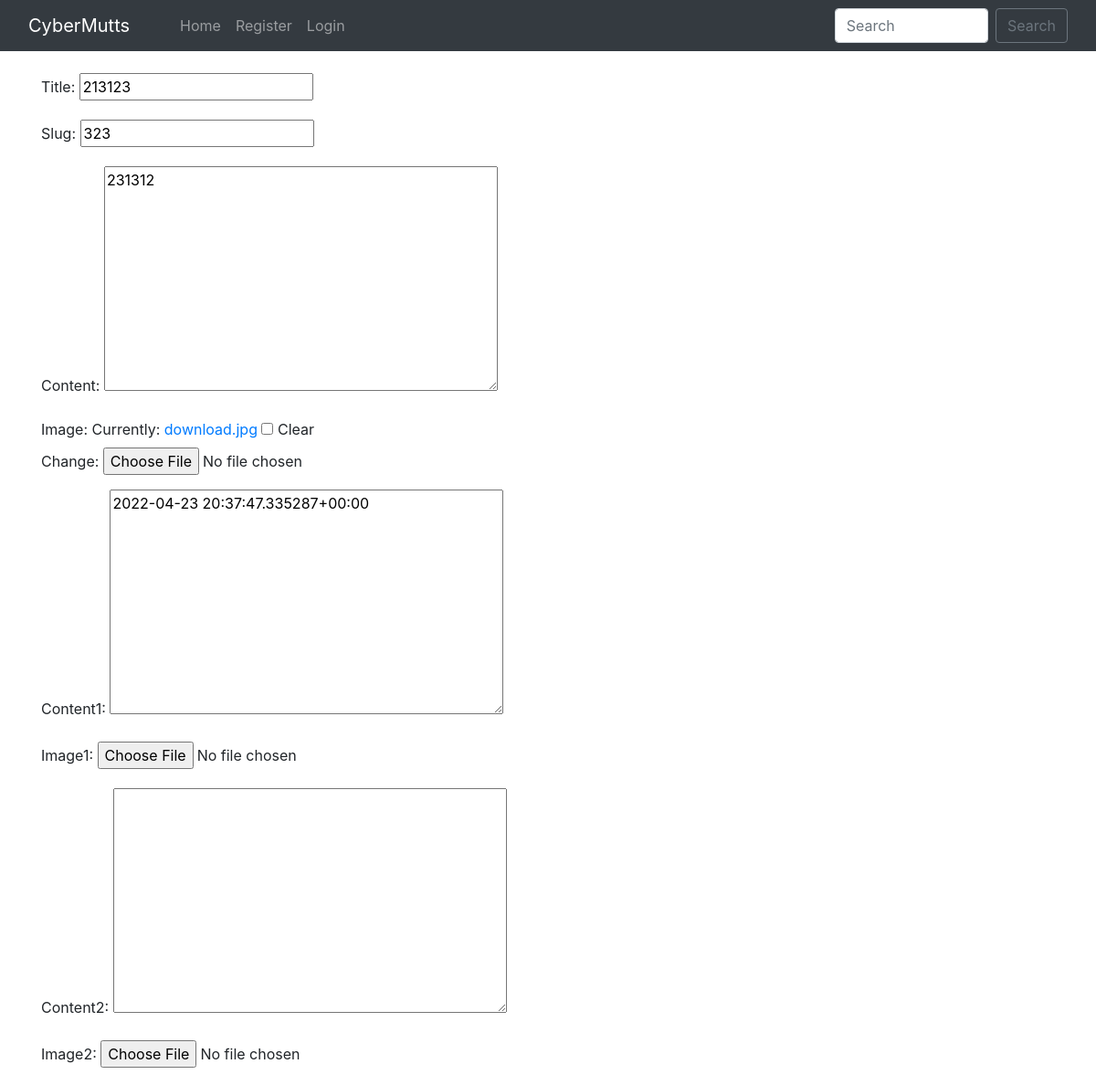
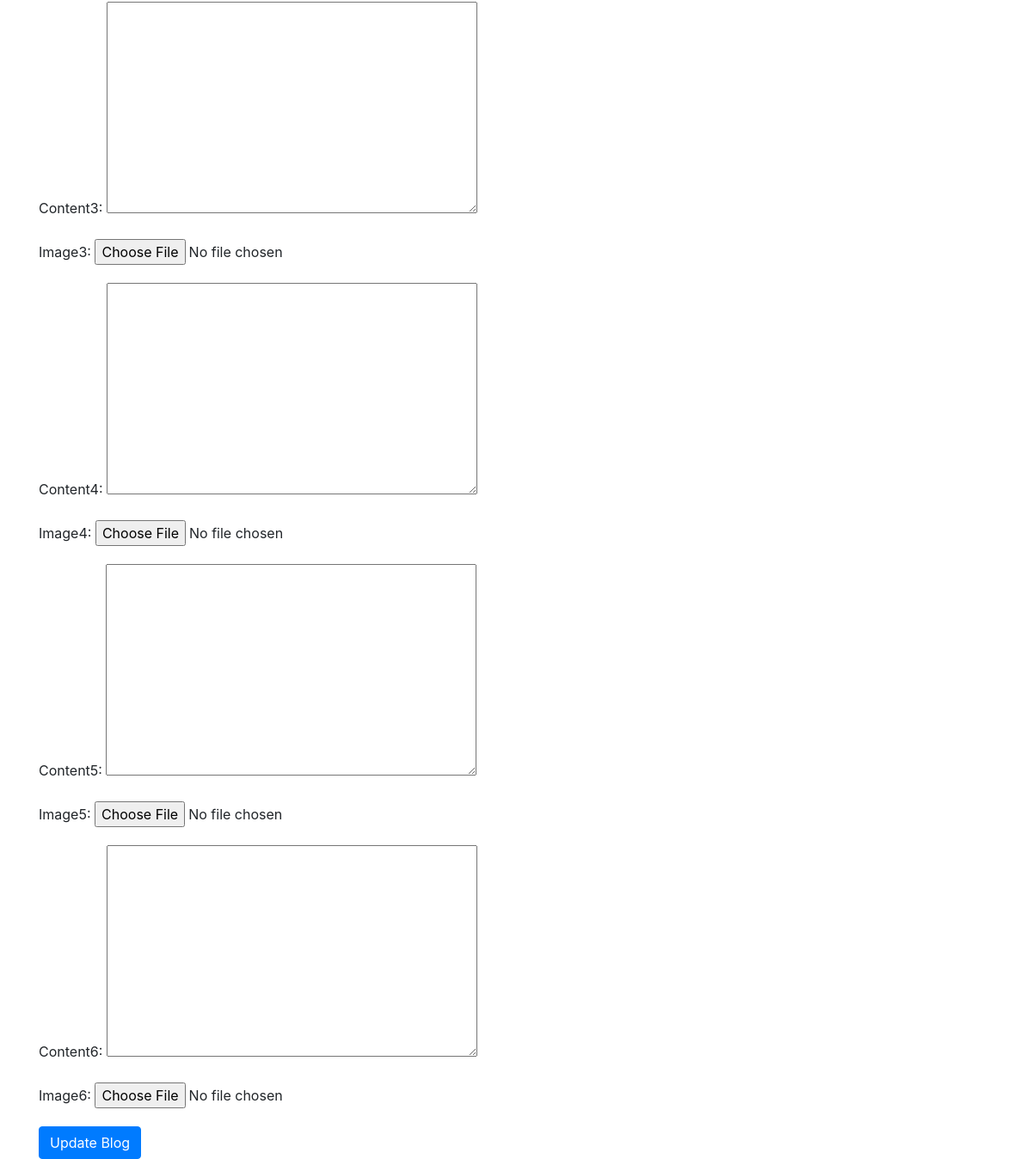
Page /edit_blog_post/323/ on the committed database (2 pictures, top to bottom).
### home/models.py (models this page shows, shortened)
class BlogPost(models.Model):
    title = models.CharField(max_length=255)
    author = models.ForeignKey(User, on_delete=models.CASCADE)
    slug = models.CharField(max_length=130)
    content = models.TextField()
    content1 = models.TextField(blank=True, null=True)
    content2 = models.TextField(blank=True, null=True)
    content3 = models.TextField(blank=True, null=True)
    content4 = models.TextField(blank=True, null=True)
    content5 = models.TextField(blank=True, null=True)
    content6 = models.TextField(blank=True, null=True)
    image = models.ImageField(upload_to="profile_pics", blank=True, null=True)
    image1 = models.ImageField(upload_to="profile_pics", blank=True, null=True)
    image2 = models.ImageField(upload_to="profile_pics", blank=True, null=True)
    image3 = models.ImageField(upload_to="profile_pics", blank=True, null=True)
    image4 = models.ImageField(upload_to="profile_pics", blank=True, null=True)
    image5 = models.ImageField(upload_to="profile_pics", blank=True, null=True)
    image6 = models.ImageField(upload_to="profile_pics", blank=True, null=True)
    dateTime = models.DateTimeField(auto_now_add=True)

### home/views.py (the view)
# urls.py: path("edit_blog_post/<str:slug>/", UpdatePostView.as_view(), name="edit_blog_post"),
class UpdatePostView(UpdateView):
    model = BlogPost
    template_name = 'edit_blog_post.html'
    fields = ['title', 'slug', 'content', 'image', 'content1', 'image1', 'content2', 'image2', 'content3', 'image3',
              'content4', 'image4', 'content5', 'image5', 'content6', 'image6']

### home/templates/edit_blog_post.html (shortened to what this page needs)
{% extends 'base.html' %}
{% block body %}
<form enctype="multipart/form-data" method="POST"> {% csrf_token %}
<div class="container mt-4">
{{ form.as_p }}
<button class="btn btn-primary">Update Blog</button>
</div>
</form>
{% endblock %}

### rows in the picture
BlogPost: title "213123", slug "323", content "231312", content1 "2022-04-23 20:37:47.335287+00:00"
